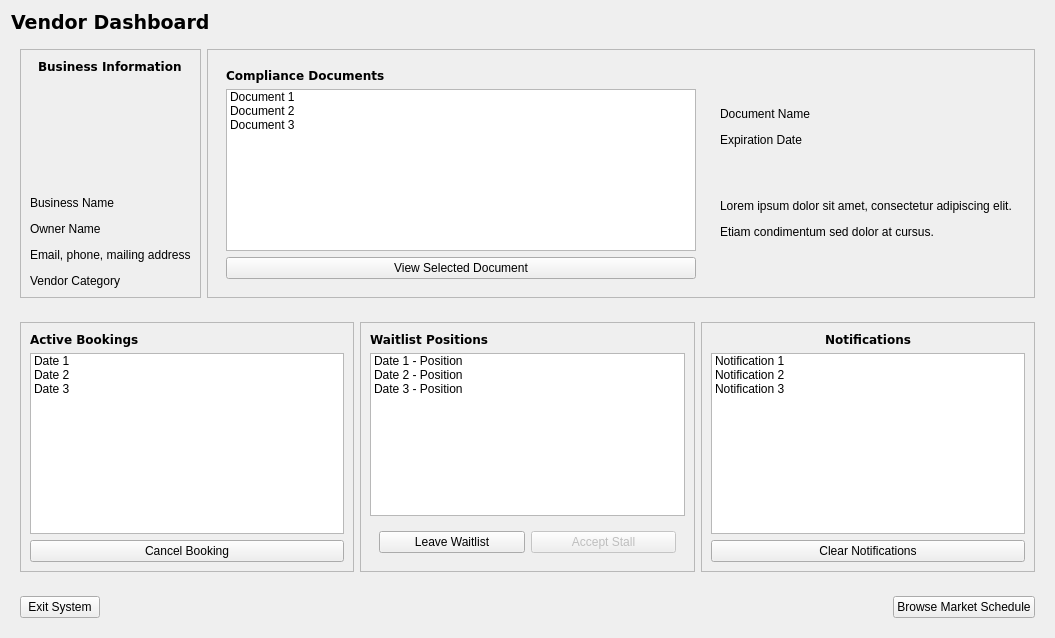
<?xml version="1.0" encoding="UTF-8"?>
<ui version="4.0">
 <class>VendorDashboardPage</class>
 <widget class="QWidget" name="VendorDashboardPage">
  <property name="geometry">
   <rect>
    <x>0</x>
    <y>0</y>
    <width>1055</width>
    <height>638</height>
   </rect>
  </property>
  <property name="windowTitle">
   <string>Form</string>
  </property>
  <layout class="QGridLayout" name="gridLayout">
   <item row="0" column="0">
    <widget class="QLabel" name="label_4">
     <property name="font">
      <font>
       <family>DejaVu Sans</family>
       <pointsize>14</pointsize>
       <weight>75</weight>
       <bold>true</bold>
      </font>
     </property>
     <property name="text">
      <string>Vendor Dashboard</string>
     </property>
    </widget>
   </item>
   <item row="1" column="0">
    <widget class="QWidget" name="widget_5" native="true">
     <layout class="QHBoxLayout" name="horizontalLayout_3">
      <item>
       <widget class="QFrame" name="frame_businessInformation">
        <property name="frameShape">
         <enum>QFrame::StyledPanel</enum>
        </property>
        <property name="frameShadow">
         <enum>QFrame::Raised</enum>
        </property>
        <layout class="QVBoxLayout" name="verticalLayout">
         <item alignment="Qt::AlignHCenter">
          <widget class="QLabel" name="label_ownerName">
           <property name="font">
            <font>
             <family>DejaVu Sans</family>
             <weight>75</weight>
             <bold>true</bold>
            </font>
           </property>
           <property name="text">
            <string>Business Information</string>
           </property>
          </widget>
         </item>
         <item>
          <spacer name="verticalSpacer_7">
           <property name="orientation">
            <enum>Qt::Vertical</enum>
           </property>
           <property name="sizeHint" stdset="0">
            <size>
             <width>20</width>
             <height>40</height>
            </size>
           </property>
          </spacer>
         </item>
         <item>
          <widget class="QLabel" name="label_vendorCategory">
           <property name="text">
            <string>&lt;html&gt;&lt;head/&gt;&lt;body&gt;&lt;p&gt;Business Name&lt;/p&gt;&lt;p&gt;Owner Name&lt;/p&gt;&lt;p&gt;Email, phone, mailing address&lt;/p&gt;&lt;p&gt;Vendor Category&lt;/p&gt;&lt;/body&gt;&lt;/html&gt;</string>
           </property>
          </widget>
         </item>
        </layout>
       </widget>
      </item>
      <item>
       <widget class="QFrame" name="frame_3">
        <property name="frameShape">
         <enum>QFrame::StyledPanel</enum>
        </property>
        <property name="frameShadow">
         <enum>QFrame::Raised</enum>
        </property>
        <layout class="QHBoxLayout" name="horizontalLayout_4">
         <item>
          <widget class="QWidget" name="widget_6" native="true">
           <layout class="QVBoxLayout" name="verticalLayout_8">
            <item>
             <widget class="QLabel" name="label_ownerName_2">
              <property name="font">
               <font>
                <family>DejaVu Sans</family>
                <weight>75</weight>
                <bold>true</bold>
               </font>
              </property>
              <property name="text">
               <string>Compliance Documents</string>
              </property>
             </widget>
            </item>
            <item>
             <widget class="QListWidget" name="listWidget">
              <item>
               <property name="text">
                <string>Document 1</string>
               </property>
               <property name="flags">
                <set>ItemIsSelectable|ItemIsEnabled</set>
               </property>
              </item>
              <item>
               <property name="text">
                <string>Document 2</string>
               </property>
              </item>
              <item>
               <property name="text">
                <string>Document 3</string>
               </property>
              </item>
             </widget>
            </item>
            <item>
             <widget class="QPushButton" name="pushButton">
              <property name="text">
               <string>View Selected Document</string>
              </property>
             </widget>
            </item>
           </layout>
          </widget>
         </item>
         <item>
          <widget class="QWidget" name="widget_7" native="true">
           <layout class="QVBoxLayout" name="verticalLayout_4">
            <item>
             <widget class="QLabel" name="label_vendorCategory_2">
              <property name="text">
               <string>&lt;html&gt;&lt;head/&gt;&lt;body&gt;&lt;p&gt;Document Name&lt;/p&gt;&lt;p&gt;Expiration Date&lt;/p&gt;&lt;p&gt;&lt;br/&gt;&lt;/p&gt;&lt;p&gt;Lorem ipsum dolor sit amet, consectetur adipiscing elit. &lt;/p&gt;&lt;p&gt;Etiam condimentum sed dolor at cursus.&lt;/p&gt;&lt;/body&gt;&lt;/html&gt;</string>
              </property>
             </widget>
            </item>
           </layout>
          </widget>
         </item>
        </layout>
       </widget>
      </item>
     </layout>
    </widget>
   </item>
   <item row="2" column="0">
    <widget class="QWidget" name="widget_3" native="true">
     <layout class="QHBoxLayout" name="horizontalLayout_5">
      <item>
       <widget class="QFrame" name="frame_4">
        <property name="frameShape">
         <enum>QFrame::StyledPanel</enum>
        </property>
        <property name="frameShadow">
         <enum>QFrame::Raised</enum>
        </property>
        <layout class="QVBoxLayout" name="verticalLayout_7">
         <item>
          <widget class="QLabel" name="label_7">
           <property name="font">
            <font>
             <family>DejaVu Sans</family>
             <weight>75</weight>
             <bold>true</bold>
            </font>
           </property>
           <property name="text">
            <string>Active Bookings</string>
           </property>
          </widget>
         </item>
         <item>
          <widget class="QListWidget" name="listWidget_2">
           <item>
            <property name="text">
             <string>Date 1</string>
            </property>
            <property name="flags">
             <set>ItemIsSelectable|ItemIsEnabled</set>
            </property>
           </item>
           <item>
            <property name="text">
             <string>Date 2</string>
            </property>
           </item>
           <item>
            <property name="text">
             <string>Date 3</string>
            </property>
           </item>
          </widget>
         </item>
         <item>
          <widget class="QPushButton" name="pushButton_2">
           <property name="text">
            <string>Cancel Booking</string>
           </property>
          </widget>
         </item>
        </layout>
       </widget>
      </item>
      <item>
       <widget class="QFrame" name="frame_5">
        <property name="frameShape">
         <enum>QFrame::StyledPanel</enum>
        </property>
        <property name="frameShadow">
         <enum>QFrame::Raised</enum>
        </property>
        <layout class="QVBoxLayout" name="verticalLayout_9">
         <item>
          <widget class="QLabel" name="label_8">
           <property name="font">
            <font>
             <family>DejaVu Sans</family>
             <weight>75</weight>
             <bold>true</bold>
            </font>
           </property>
           <property name="text">
            <string>Waitlist Positions</string>
           </property>
          </widget>
         </item>
         <item>
          <widget class="QListWidget" name="listWidget_3">
           <item>
            <property name="text">
             <string>Date 1 - Position</string>
            </property>
            <property name="flags">
             <set>ItemIsSelectable|ItemIsEnabled</set>
            </property>
           </item>
           <item>
            <property name="text">
             <string>Date 2 - Position</string>
            </property>
           </item>
           <item>
            <property name="text">
             <string>Date 3 - Position</string>
            </property>
           </item>
          </widget>
         </item>
         <item>
          <widget class="QWidget" name="widget_8" native="true">
           <layout class="QHBoxLayout" name="horizontalLayout_6">
            <item>
             <widget class="QPushButton" name="pushButton_4">
              <property name="text">
               <string>Leave Waitlist</string>
              </property>
             </widget>
            </item>
            <item>
             <widget class="QPushButton" name="pushButton_3">
              <property name="enabled">
               <bool>false</bool>
              </property>
              <property name="autoFillBackground">
               <bool>false</bool>
              </property>
              <property name="text">
               <string>Accept Stall</string>
              </property>
             </widget>
            </item>
           </layout>
          </widget>
         </item>
        </layout>
       </widget>
      </item>
      <item>
       <widget class="QFrame" name="frame">
        <property name="frameShape">
         <enum>QFrame::StyledPanel</enum>
        </property>
        <property name="frameShadow">
         <enum>QFrame::Raised</enum>
        </property>
        <layout class="QVBoxLayout" name="verticalLayout_2">
         <item alignment="Qt::AlignHCenter">
          <widget class="QLabel" name="label_2">
           <property name="font">
            <font>
             <family>DejaVu Sans</family>
             <weight>75</weight>
             <bold>true</bold>
            </font>
           </property>
           <property name="text">
            <string>Notifications</string>
           </property>
          </widget>
         </item>
         <item>
          <widget class="QListWidget" name="listWidget_1">
           <item>
            <property name="text">
             <string>Notification 1</string>
            </property>
           </item>
           <item>
            <property name="text">
             <string>Notification 2</string>
            </property>
           </item>
           <item>
            <property name="text">
             <string>Notification 3</string>
            </property>
           </item>
          </widget>
         </item>
         <item>
          <widget class="QPushButton" name="pushButton_clearNotifications">
           <property name="text">
            <string>Clear Notifications</string>
           </property>
          </widget>
         </item>
        </layout>
       </widget>
      </item>
     </layout>
    </widget>
   </item>
   <item row="3" column="0">
    <widget class="QWidget" name="widget_4" native="true">
     <layout class="QHBoxLayout" name="horizontalLayout_2">
      <item>
       <widget class="QPushButton" name="pushButton_exitSystem_vendorDashboard">
        <property name="text">
         <string>Exit System</string>
        </property>
       </widget>
      </item>
      <item>
       <spacer name="horizontalSpacer_3">
        <property name="orientation">
         <enum>Qt::Horizontal</enum>
        </property>
        <property name="sizeHint" stdset="0">
         <size>
          <width>40</width>
          <height>20</height>
         </size>
        </property>
       </spacer>
      </item>
      <item>
       <widget class="QPushButton" name="pushButton_browseMarketSchedule">
        <property name="text">
         <string>Browse Market Schedule</string>
        </property>
       </widget>
      </item>
     </layout>
    </widget>
   </item>
  </layout>
 </widget>
 <resources/>
 <connections/>
</ui>
